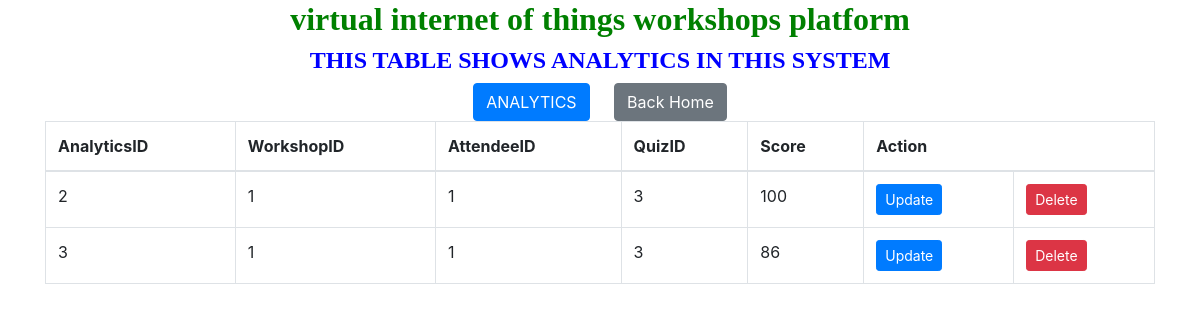
/viewanalytics.php, run on the app's committed database.
### tables this page shows
CREATE TABLE IF NOT EXISTS `analytics` (
  `AnalyticsID` int(11) NOT NULL AUTO_INCREMENT,
  `WorkshopID` int(11) DEFAULT NULL,
  `AttendeeID` int(11) DEFAULT NULL,
  `QuizID` int(11) DEFAULT NULL,
  `Score` int(11) DEFAULT NULL,
  PRIMARY KEY (`AnalyticsID`),
  KEY `WorkshopID` (`WorkshopID`),
  KEY `AttendeeID` (`AttendeeID`),
  KEY `QuizID` (`QuizID`)
);

### viewanalytics.php (the view, shortened to what this page needs)
<!DOCTYPE html>
<html>
<head>
    <link href="https://stackpath.bootstrapcdn.com/bootstrap/4.5.2/css/bootstrap.min.css" rel="stylesheet">
</head>
<body>
<center>
    <div class="container">
        <h2 style="text-align: center; font-family: century; font-weight: bold; color: green;">virtual internet of things workshops platform</h2>
        <h4 style="text-align: center; font-family: century; font-weight: bold; color:blue;">THIS TABLE SHOWS ANALYTICS IN THIS SYSTEM </h4>
        <a href="analytics.html" class="btn btn-primary" style="margin-top: 0px;">ANALYTICS</a>
        <a href="home.html" class="btn btn-secondary" style="margin-left: 20px;">Back Home</a>
        <table class="table table-bordered">
            <thead>
                <tr>
                    <th>AnalyticsID</th>
                    <th>WorkshopID</th>
                    <th>AttendeeID</th>
                    <th>QuizID</th>
                    <th>Score</th>
                    <th colspan="2">Action</th>
                </tr>
            </thead>
            <tbody>
                <?php
                include "databaseconnection.php";
                $sql = "SELECT * FROM analytics";
                $result = $connection->query($sql);
                while ($row = $result->fetch_assoc()) {
                    echo "
                    <tr>
                        <td>{$row['AnalyticsID']}</td>
                        <td>{$row['WorkshopID']}</td>
                        <td>{$row['AttendeeID']}</td>
                        <td>{$row['QuizID']}</td>
                        <td>{$row['Score']}</td>
                        <td>
                            <a href='updateanalytics.php?AnalyticsID={$row['AnalyticsID']}' class='btn btn-primary btn-sm'>Update</a></td>
                            <td>
                            <a href='deleteanalytics.php?AnalyticsID={$row['AnalyticsID']}' class='btn btn-danger btn-sm'>Delete</a>
                        </td>
                    </tr>
                    ";
                }
                ?>
            </tbody>
        </table>
    </div>
    </center>
</body>
</html>

### data on the page
analytics: AnalyticsID "2", WorkshopID "1", AttendeeID "1", QuizID "3", Score "100"
analytics: AnalyticsID "3", WorkshopID "1", AttendeeID "1", QuizID "3", Score "86"
